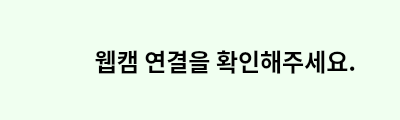
<?xml version="1.0" encoding="UTF-8"?>
<ui version="4.0">
 <class>Dialog</class>
 <widget class="QDialog" name="Dialog">
  <property name="geometry">
   <rect>
    <x>0</x>
    <y>0</y>
    <width>400</width>
    <height>120</height>
   </rect>
  </property>
  <property name="windowTitle">
   <string>Dialog</string>
  </property>
  <property name="styleSheet">
   <string notr="true">background-color : rgb(240,255,240)</string>
  </property>
  <widget class="QLabel" name="label">
   <property name="geometry">
    <rect>
     <x>60</x>
     <y>30</y>
     <width>331</width>
     <height>61</height>
    </rect>
   </property>
   <property name="font">
    <font>
     <family>에스코어 드림 6 Bold</family>
     <pointsize>18</pointsize>
     <weight>75</weight>
     <bold>true</bold>
    </font>
   </property>
   <property name="text">
    <string>웹캠 연결을 확인해주세요.</string>
   </property>
   <property name="alignment">
    <set>Qt::AlignCenter</set>
   </property>
  </widget>
  <widget class="QLabel" name="label_2">
   <property name="geometry">
    <rect>
     <x>30</x>
     <y>40</y>
     <width>41</width>
     <height>41</height>
    </rect>
   </property>
   <property name="text">
    <string/>
   </property>
   <property name="pixmap">
    <pixmap>Image/error.png</pixmap>
   </property>
   <property name="scaledContents">
    <bool>true</bool>
   </property>
  </widget>
 </widget>
 <resources/>
 <connections/>
</ui>
